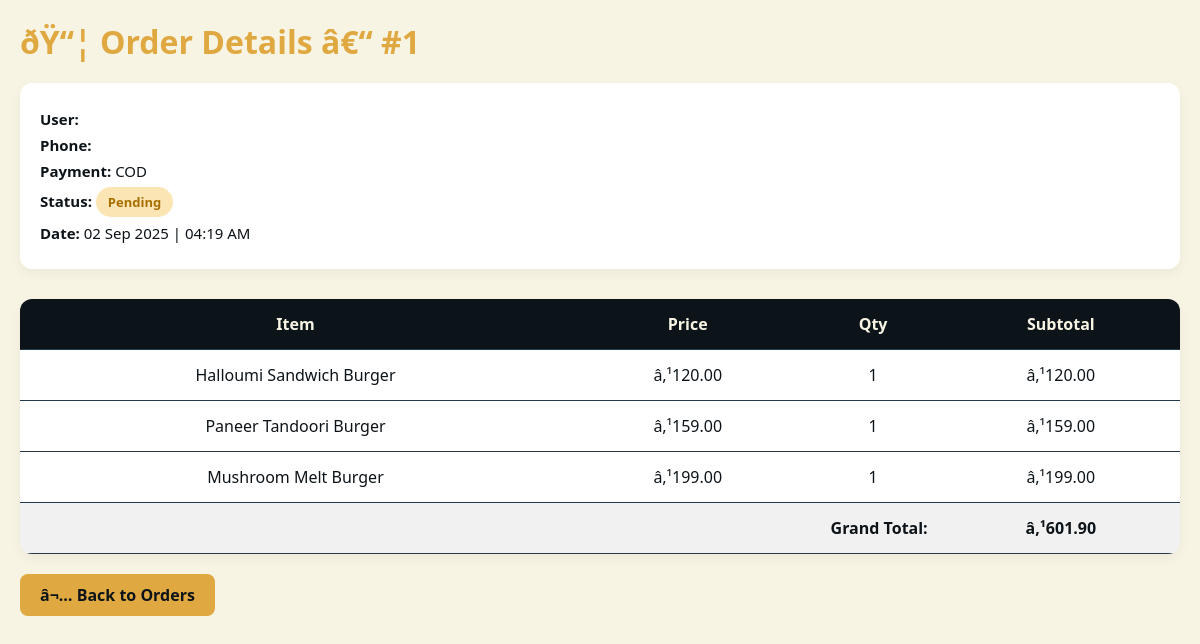
Screenshot of /admistrator/order_details.php?order_id=1 (signed in) with the database file from the repository.
### tables this page shows
CREATE TABLE `orders` (
  `id` int(11) NOT NULL,
  `user_id` int(11) NOT NULL,
  `name` varchar(100) NOT NULL,
  `address` text NOT NULL,
  `phone` varchar(20) NOT NULL,
  `subtotal` decimal(10,2) NOT NULL,
  `gst` decimal(10,2) NOT NULL,
  `delivery_fee` decimal(10,2) NOT NULL,
  `packing_fee` decimal(10,2) NOT NULL,
  `grand_total` decimal(10,2) NOT NULL,
  `created_at` timestamp NOT NULL DEFAULT current_timestamp(),
  `payment_method` varchar(20) DEFAULT NULL,
  `status` varchar(20) NOT NULL DEFAULT 'Pending'
);

CREATE TABLE `order_items` (
  `id` int(11) NOT NULL,
  `order_id` int(11) NOT NULL,
  `item_name` varchar(100) DEFAULT NULL,
  `price` decimal(10,2) DEFAULT NULL,
  `quantity` int(11) DEFAULT NULL,
  `subtotal` decimal(10,2) DEFAULT NULL
);

### admistrator/order_details.php (the view, shortened to what this page needs)
<?php
include 'db_connect.php';
$order_id = isset($_GET['order_id']) ? intval($_GET['order_id']) : 0;
$order_sql = $conn->prepare("
    SELECT o.id, o.name, o.phone, o.payment_method, o.status, o.grand_total,
           DATE_FORMAT(o.created_at, '%d %b %Y | %h:%i %p') AS order_date
    FROM orders o
    WHERE o.id = ?
");
$order_sql->bind_param("i", $order_id);
$order_sql->execute();
$order = $order_sql->get_result()->fetch_assoc();
$items_sql = $conn->prepare("
    SELECT item_name, price, quantity, subtotal
    FROM order_items
    WHERE order_id = ?
");
$items_sql->bind_param("i", $order_id);
$items_sql->execute();
$items = $items_sql->get_result();
?>
<!DOCTYPE html>
<html lang="en">
<head>
</head>
<body>
  <h1>ðŸ“¦ Order Details â€“ #<?= $order_id ?></h1>
  <div class="order-info">
    <p><strong>User:</strong> <?= htmlspecialchars($order['name']) ?></p>
    <p><strong>Phone:</strong> <?= htmlspecialchars($order['phone']) ?></p>
    <p><strong>Payment:</strong> <?= strtoupper($order['payment_method']) ?></p>
    <p><strong>Status:</strong>
      <span class="status <?= strtolower($order['status']) ?>">
        <?= ucfirst($order['status']) ?>
      </span>
    </p>
    <p><strong>Date:</strong> <?= $order['order_date'] ?></p>
  </div>
  <table>
    <tr>
      <th>Item</th>
      <th>Price</th>
      <th>Qty</th>
      <th>Subtotal</th>
    </tr>
    <?php while($item = $items->fetch_assoc()): ?>
    <tr>
      <td><?= htmlspecialchars($item['item_name']) ?></td>
      <td>â‚¹<?= number_format($item['price'],2) ?></td>
      <td><?= $item['quantity'] ?></td>
      <td>â‚¹<?= number_format($item['subtotal'],2) ?></td>
    </tr>
    <?php endwhile; ?>
    <tfoot>
      <tr>
        <td colspan="3" style="text-align:right;"><strong>Grand Total:</strong></td>
        <td><strong>â‚¹<?= number_format($order['grand_total'],2) ?></strong></td>
      </tr>
    </tfoot>
  </table>
  <a href="orders.php" class="back-btn">â¬… Back to Orders</a>
</body>
</html>

### admistrator/order_details.php (style rules this page uses)
:root { --dark:#0D1419; --slate:#253A4A; --gold:#E0A840; --cream:#F7F4E3; --pending:#fce5b4; --pending-text:#a66f00; --delivered:#d4edda; --delivered-text:#155724; --cancelled:#f8d7da; --cancelled-text:#721c24; }
* { margin:0;padding:0;box-sizing:border-box; }
body { font-family:'Segoe UI',sans-serif;background:var(--cream);color:var(--dark);padding:20px; }
h1 { color:var(--gold);margin-bottom:20px; }
.order-info { background:#fff;padding:20px;border-radius:12px;margin-bottom:30px;box-shadow:0 4px 12px rgba(0,0,0,0.05); }
.order-info p { margin:6px 0;font-size:15px; }
.status { padding:6px 12px;border-radius:20px;font-weight:600;font-size:13px;display:inline-block; }
.pending { background:var(--pending);color:var(--pending-text); }
table { width:100%;border-collapse:collapse;background:#fff;border-radius:12px;overflow:hidden;box-shadow:0 4px 12px rgba(0,0,0,0.05); }
th,td { padding:14px;text-align:center;border-bottom:1px solid var(--slate); }
th { background:var(--dark);color:var(--cream); }
tfoot td { font-weight:bold;background:#f1f1f1; }
.back-btn { margin-top:20px;display:inline-block;padding:10px 20px;background:var(--gold);color:var(--dark);border-radius:8px;text-decoration:none;font-weight:bold; }

### rows the page displays
orders: payment_method "COD", status "Pending", grand_total "601.90"
order_items: item_name "Halloumi Sandwich Burger", price "120.00", quantity "1", subtotal "120.00"
order_items: item_name "Paneer Tandoori Burger", price "159.00", quantity "1", subtotal "159.00"
order_items: item_name "Mushroom Melt Burger", price "199.00", quantity "1", subtotal "199.00"

### other values shown
$order_id "1"
$order['order_date'] "02 Sep 2025 | 04:19 AM"
